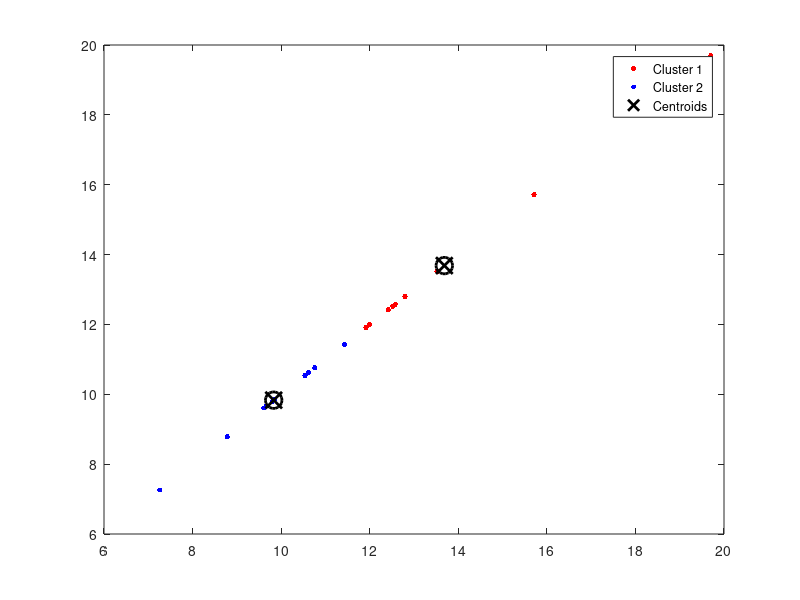

This figure's MATLAB source:
clear
clc
clf
mat=[9.85,10.76,11.427,8.782,12.799,7.262,9.666,9.61,15.712,9.801,10.621,12.417,13.52,9.836,12.58,11.915,12.523,11.993,19.7,10.536];
meas=mat';
X=[meas,meas];
[idx,ctrs] = kmeans(X,2);
plot(X(idx==1,1),X(idx==1,2),'r.','MarkerSize',12)
hold on
plot(X(idx==2,1),X(idx==2,2),'b.','MarkerSize',12)
plot(ctrs(:,1),ctrs(:,2),'kx','MarkerSize',12,'LineWidth',2)
plot(ctrs(:,1),ctrs(:,2),'ko','MarkerSize',12,'LineWidth',2)
legend('Cluster 1','Cluster 2','Centroids','Location','best')
hold off
